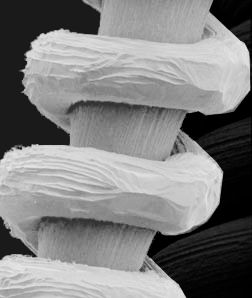
#> input picture hw2/High-boost filter images/Fig0327(a)(tungsten_original).jpg, 252 x 298 px, found by its file name
$ jupyter execute HighBoostFilter.ipynb   (older library calls are emulated)
#> lines starting #> are read from the running program, lines starting #| are printed output that depends on the picture
[cell 1]
import cv2
import numpy as np

[cell 2]
def convolution(img, size, mask):

    if len(img.shape) == 3: # 컬러 이미지
        H, W, C = img.shape
    else:  # 흑백 이미지
        img = np.expand_dims(img, axis=-1)
        H, W, C = img.shape

    pad = size // 2
    out = np.zeros((H + pad * 2, W + pad * 2, C), dtype=np.float)
    out[pad: pad + H, pad: pad + W] = img.copy().astype(np.float)

    print(mask)

    tmp = out.copy()

    for i in range(H):
        for j in range(W):
            for k in range(C):
                out[pad + i, pad + j, k] = np.sum(mask * tmp[i: i + size, j: j + size, k])

    # 0~255사이의 값으로 변환
    out = np.clip(out, 0, 255)
    out = out[pad: pad + H, pad: pad + W].astype(np.uint8)

    return out

[cell 3]
img = cv2.imread('Fig0327(a)(tungsten_original).jpg')
#> img is the input picture: shape (298, 252, 3); min 0, max 231, mean 128.1

A = 1.2

mask1 = np.array([[0,-1,0],
                  [-1,A+4,-1],
                  [0,-1,0]])
mask2 = np.array([[-1,-1,-1],
                  [-1,A+8,-1],
                  [-1,-1,-1]])

result = convolution(img, 3, mask1)
#> after the loop in convolution, `for i in range(H):`:
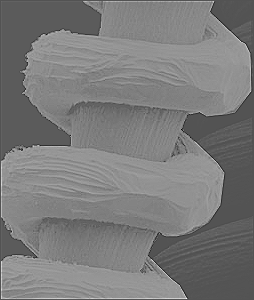
#> out: shape (300, 254, 3) float64; min -324, max 662.6, mean 152.6; drawn with min black and max white
#> in convolution, `out = np.clip(out, 0, 255)`:
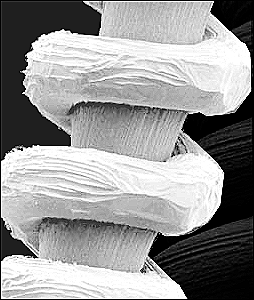
#> out: shape (300, 254, 3) float64; min 0, max 255, mean 150.9
#> in convolution, `out = out[pad: pad + H, pad: pad + W].astype(np.uint8)`:
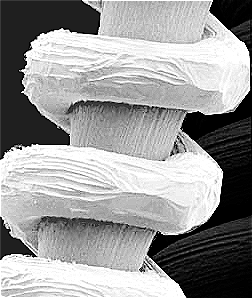
#> out: shape (298, 252, 3); min 0, max 255, mean 152.8
result2 = convolution(img, 3, mask2)
#> call 2 of convolution, with size = 3, mask = array of shape (3, 3)
#> after the loop in convolution (call 2), `for i in range(H):`:
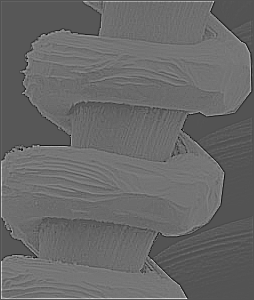
#> out: shape (300, 254, 3) float64; min -614, max 1258.6, mean 154.8; drawn with min black and max white
#> in convolution (call 2), `out = np.clip(out, 0, 255)`:
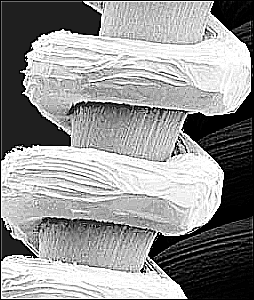
#> out: shape (300, 254, 3) float64; min 0, max 255, mean 149
#> in convolution (call 2), `out = out[pad: pad + H, pad: pad + W].astype(np.uint8)`:
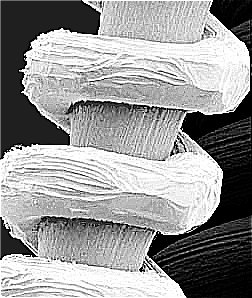
#> out: shape (298, 252, 3); min 0, max 255, mean 150.9

A = 1.5

mask3 = np.array([[0,-1,0],
                  [-1,A+4,-1],
                  [0,-1,0]])
mask4 = np.array([[-1,-1,-1],
                  [-1,A+8,-1],
                  [-1,-1,-1]])

result3 = convolution(img, 3, mask3)
#> call 3 of convolution, with size = 3, mask = array of shape (3, 3)
#> in convolution (call 3), `out = np.clip(out, 0, 255)`:
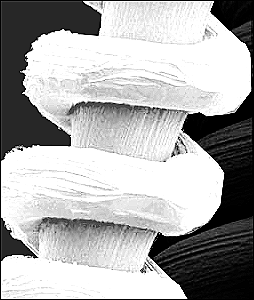
#> out: shape (300, 254, 3) float64; min 0, max 255, mean 172.3
#> in convolution (call 3), `out = out[pad: pad + H, pad: pad + W].astype(np.uint8)`:
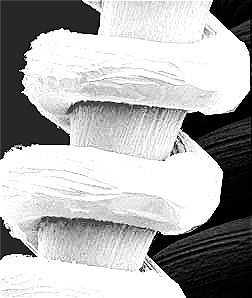
#> out: shape (298, 252, 3); min 0, max 255, mean 174.7
result4 = convolution(img, 3, mask4)
#> call 4 of convolution, with size = 3, mask = array of shape (3, 3)
#> in convolution (call 4), `out = np.clip(out, 0, 255)`:
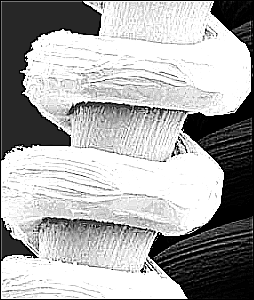
#> out: shape (300, 254, 3) float64; min 0, max 255, mean 169.8
#> in convolution (call 4), `out = out[pad: pad + H, pad: pad + W].astype(np.uint8)`:
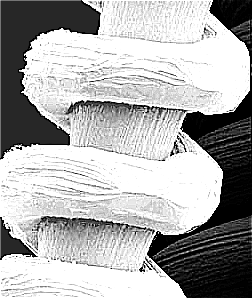
#> out: shape (298, 252, 3); min 0, max 255, mean 172.2

cv2.imshow('mask1_1.2', result)
cv2.imshow('mask2_1.2', result2)
cv2.imshow('mask1_1.5', result3)
cv2.imshow('mask2_1.5', result4)
cv2.waitKey(0)
cv2.destroyAllWindows()
